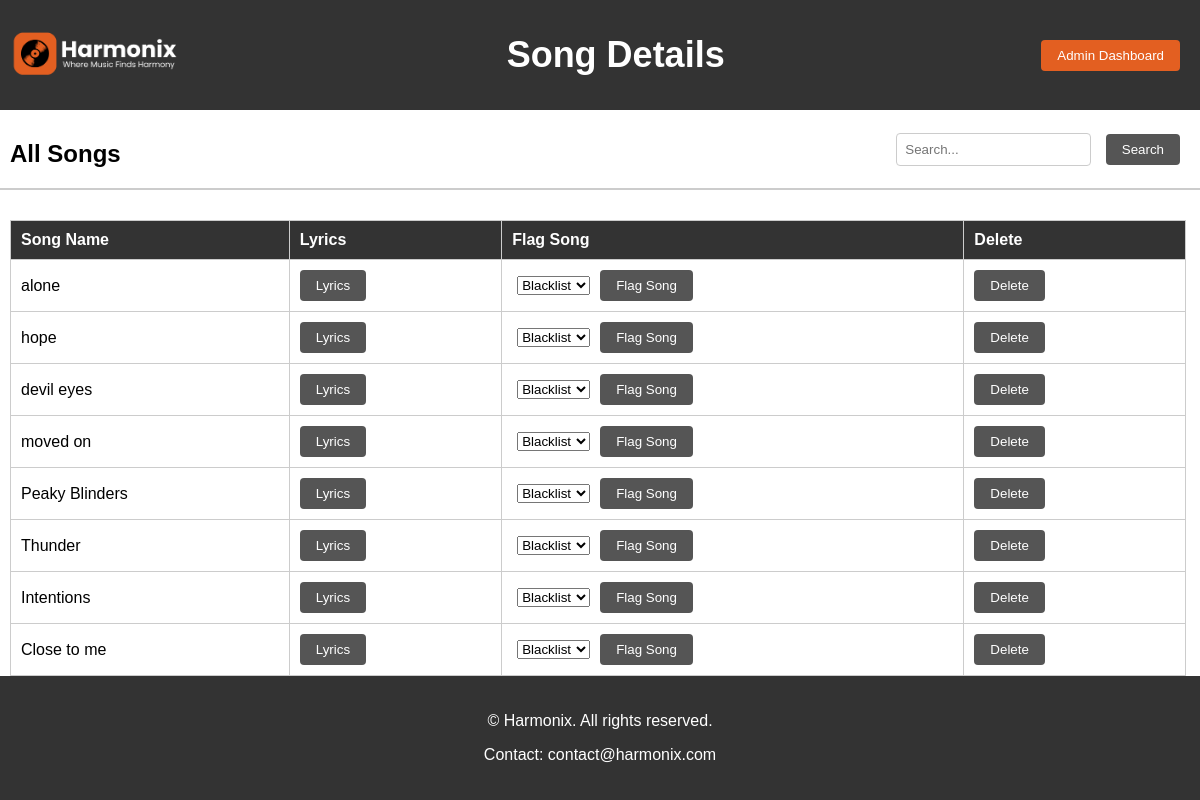
Screenshot of /search_songs with the database file from the repository.
### app.py (models this page shows)
class Song(db.Model):
    __tablename__ = 'songs'
    song_id = db.Column(db.Integer, primary_key=True)
    genre = db.Column(db.String(50))
    song_name = db.Column(db.String(100))
    duration = db.Column(db.String(20))
    lyrics = db.Column(db.Text)
    creator_name = db.Column(db.String(100))
    song_path = db.Column(db.String(200))
    image_path = db.Column(db.Text(200))
    avg_rating = db.Column(db.Float)

### app.py (the view)
@app.route('/search_songs', methods=['GET'])
def search_songs():
    query = request.args.get('query', '').strip().lower()
    if query:
        search_results = Song.query.filter(func.lower(Song.song_name).contains(query)).all()
        return render_template('songs.html', search_results=search_results, query=query)
    else:
        all_songs = Song.query.all()
        return render_template('songs.html', songs=all_songs)

### templates/songs.html (shortened to what this page needs)
<!DOCTYPE html>
<html lang="en">
<head>
</head>
<body>
    <div class="header">
        <div class="left-header">
            <img class="logo" src="/static/Harmonix.png" alt="Logo">
        </div>
        <div class="header-title">
            <h1>Song Details</h1>
        </div>
        <div class="right-header">
            <button id="adminDashboardButton">Admin Dashboard</button>
        </div>
    </div>
    <div class="content">
        <div class="search-bar-container">
            <h2>All Songs</h2>
            <form action="{{ url_for('search_songs') }}" method="GET">
                <input type="text" name="query" class="search-bar" placeholder="Search...">
                <button type="submit" class="search-button">Search</button>
            </form>
        </div>
    </div>
    <div class="separator"></div>
    <div class="table-container">
        <table>
            <thead>
                <tr>
                    <th>Song Name</th>
                    <th>Lyrics</th>
                    <th>Flag Song</th>
                    <th>Delete</th>
                </tr>
            </thead>
            <tbody>
                {% if search_results %}
                    {% for song in search_results %}
                        <tr>
                            <td>{{ song.song_name }}</td>
                            <td>
                                <button class="lyrics-button" data-song-id="{{ song.song_id }}">Lyrics</button>
                            </td>
                            <td>
                                <div class="flag-song-container">
                                    <button class="flag-song-button" data-song-id="{{ song.song_id }}">Flag Song</button>
                                    <div class="flag-options">
                                        <label for="flagOption">Select Option:</label>
                                        <select id="flagOption">
                                            <option value="blacklist">Blacklist</option>
                                            <option value="whitelist">Whitelist</option>
                                        </select>
                                    </div>
                                </div>
                            </td>
                            <td>
                                <button class="delete-button" data-song-id="{{ song.song_id }}">Delete</button>
                            </td>
                        </tr>
                    {% endfor %}
                {% else %}
                    {% for song in songs %}
                        <tr>
                            <td>{{ song.song_name }}</td>
                            <td>
                                <button class="lyrics-button" data-song-id="{{ song.song_id }}">Lyrics</button>
                            </td>
                            <td>
                                <div class="flag-song-container">
                                    <div class="flag-options">
                                        <select id="flagOption">
                                            <option value="blacklist">Blacklist</option>
                                        </select>
                                    </div>
                                    <button class="flag-song-button" style="margin-left: 10px;" data-song-id="{{ song.song_id }}">Flag Song</button>
                                </div>
                            </td>
                            <td>
                                <button class="delete-button" data-song-id="{{ song.song_id }}">Delete</button>
                            </td>
                        </tr>
                    {% endfor %}
                {% endif %}
            </tbody>
        </table>
    </div>
    <footer>
        <p>&copy; Harmonix. All rights reserved.</p>
        <p>Contact: contact@harmonix.com</p>
    </footer>
</body>
</html>

### templates/songs.html (style rules this page uses)
body { font-family: Arial, sans-serif; margin: 0; padding: 0; display: flex; flex-direction: column; min-height: 100vh; }
.header { background-color: #333; color: #fff; padding: 10px; display: flex; justify-content: space-between; align-items: center; }
.logo { width: 170px; height: 50px; margin-right: 10px; }
.header-title { flex: 1; text-align: center; font-size: 18px; font-weight: bold; }
.right-header { text-align: right; }
h2 { font-size: 24px; margin-top: 20px; margin-bottom: 10px; margin-left: 10px; }
.search-bar-container { display: flex; align-items: center; justify-content: space-between; margin-top: 10px; }
.search-bar { padding: 8px; border: 1px solid #ccc; border-radius: 4px; margin-right: 10px; }
.search-button { padding: 8px 16px; background-color: #555; color: #fff; border: none; border-radius: 4px; margin-right: 20px; cursor: pointer; transition: background-color 0.3s ease; }
.separator { border-bottom: 2px solid #ccc; margin: 10px 0; }
.table-container { width: 100%; margin-top: 20px; overflow-x: auto; margin-left: 10px; margin-right: 10px; }
table { width: 98%; border-collapse: collapse; }
th, td { border: 1px solid #ccc; padding: 10px; text-align: left; }
th { background-color: #333; color: #fff; }
button { padding: 8px 16px; border: none; border-radius: 4px; cursor: pointer; transition: background-color 0.3s ease; margin-right: 10px; }
#adminDashboardButton { background-color: #E35F21; color: #fff; }
.lyrics-button, .flag-song-button, .delete-button { background-color: #555; color: #fff; }
footer { background-color: #333; color: #fff; text-align: center; padding: 20px; margin-top: auto; }
.flag-song-container { display: flex; align-items: center; }
.flag-song-container button { margin-right: 10px; }

### rows the page displays
Song: song_name "alone"
Song: song_name "hope"
Song: song_name "devil eyes"
Song: song_name "moved on"
Song: song_name "Peaky Blinders"
Song: song_name "Thunder"
Song: song_name "Intentions"
Song: song_name "Close to me"
